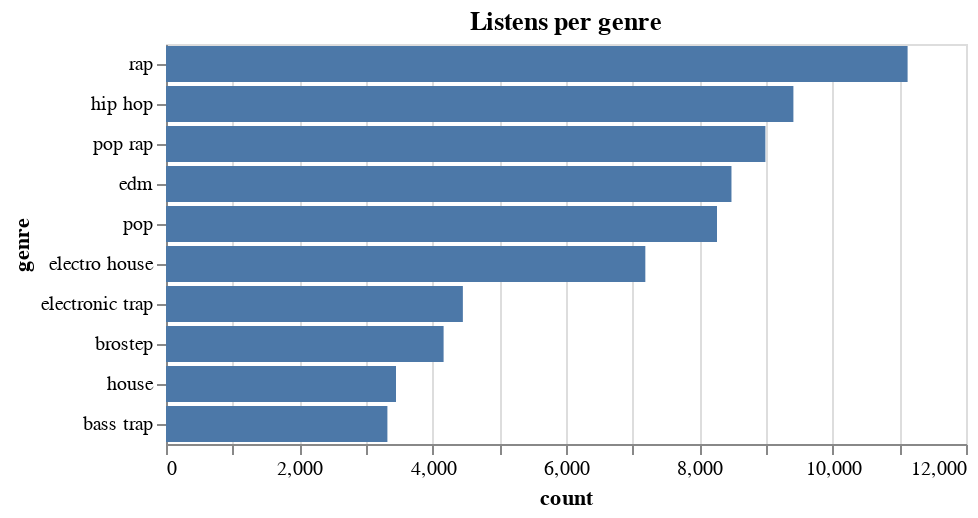

Write notebook code for a chart like this one.
### Markdown cell above
Then we can plot. Lets start with the total listens per genre.

### Code cell
#| echo: false
alt.Chart(top_genres[:10]).mark_bar().encode(
    x='count', 
    y=alt.Y('genre', sort='-x'),
    tooltip=['count'],
).properties(title='Listens per genre')

### Figure 1 — Vega-Lite specification as saved in the notebook (floating-point values rounded to 4 significant figures)
{"config": {"view": {"continuousWidth": 400, "continuousHeight": 300}}, "data": {"name": "data-8c85cf575eb5388d02d5cc4084c1f1c9"}, "mark": "bar", "encoding": {"tooltip": [{"type": "quantitative", "field": "count"}], "x": {"type": "quantitative", "field": "count"}, "y": {"type": "nominal", "field": "genre", "sort": "-x"}}, "title": "Listens per genre", "$schema": "https://vega.github.io/schema/vega-lite/v4.8.1.json", "datasets": {"data-8c85cf575eb5388d02d5cc4084c1f1c9": [{"genre": "rap", "count": 11120.0}, {"genre": "hip hop", "count": 9411.0}, {"genre": "pop rap", "count": 8991.0}, {"genre": "edm", "count": 8482.0}, {"genre": "pop", "count": 8265.0}, {"genre": "electro house", "count": 7190.0}, {"genre": "electronic trap", "count": 4453.0}, {"genre": "brostep", "count": 4164.0}, {"genre": "house", "count": 3450.0}, {"genre": "bass trap", "count": 3321.0}]}}
